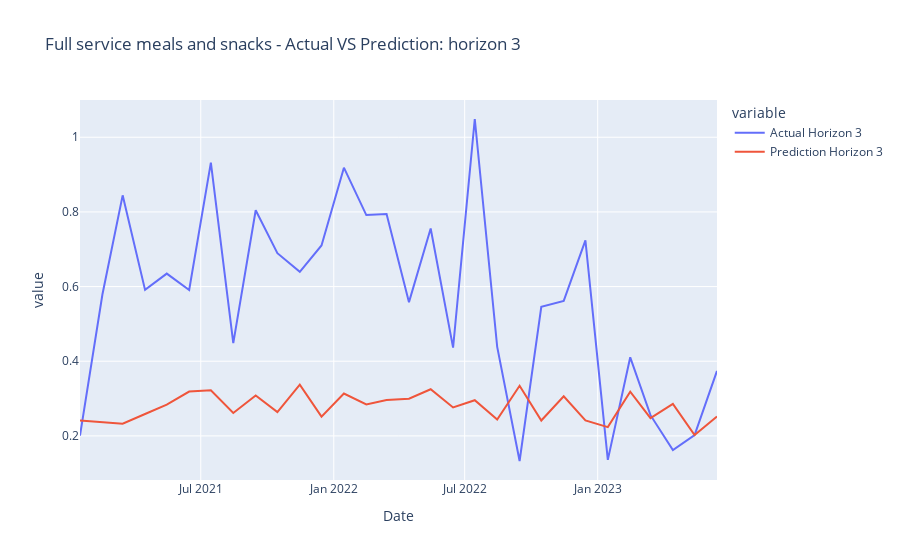
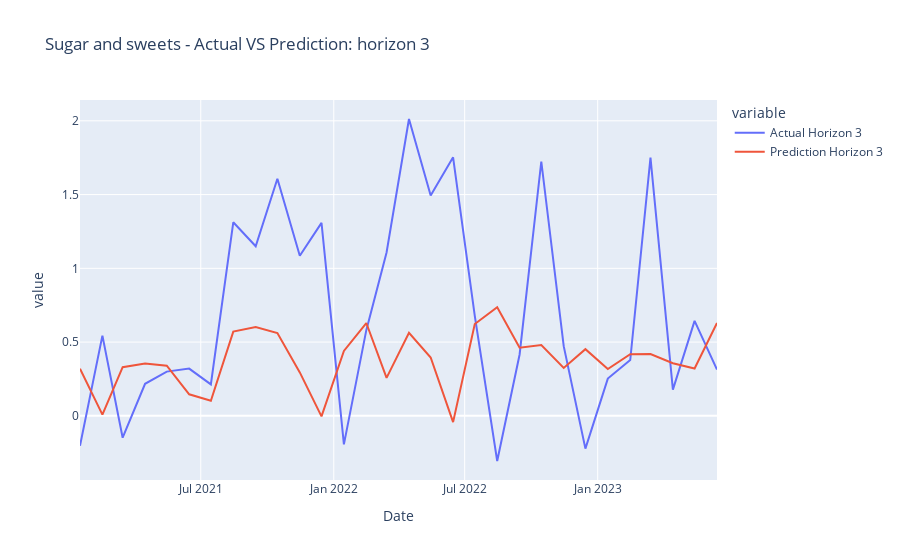
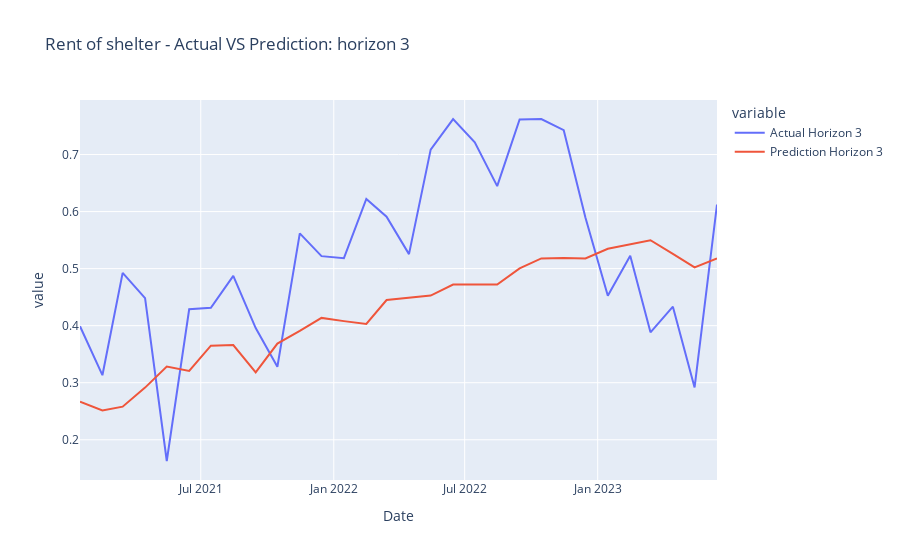
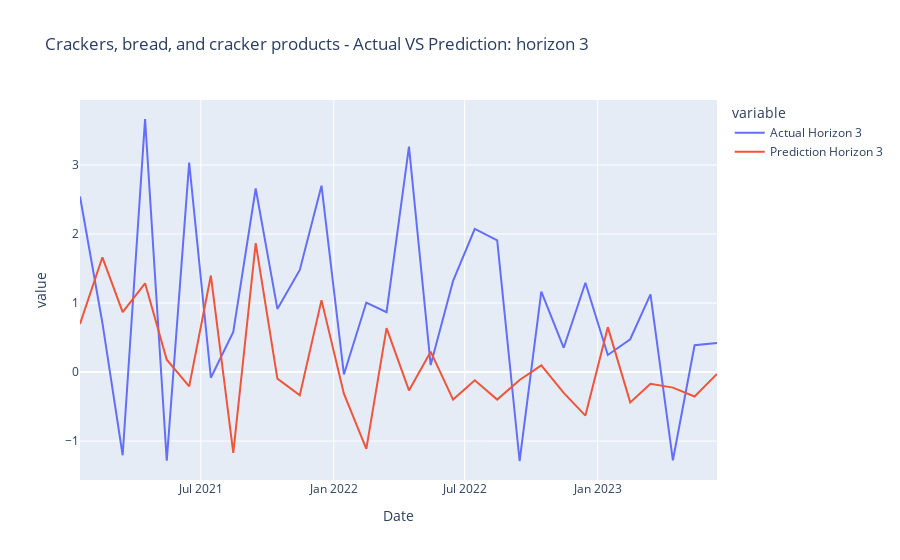

The notebook cell saved with these charts, in order:
### Code cell
#categories = list(all_data_test_dict_hor_3.keys())
plot_results_horizon(all_data_test_dict_hor_3, categories, 3)

### Figure 1 — Plotly figure (JSON) as saved in the notebook; plotly's stock layout.template omitted (floating-point values rounded to 4 significant figures)
{"data": [{"hovertemplate": "variable=Actual Horizon 3<br>Date=%{x}<br>value=%{y}<extra></extra>", "legendgroup": "Actual Horizon 3", "line": {"color": "#636efa", "dash": "solid"}, "marker": {"symbol": "circle"}, "mode": "lines", "name": "Actual Horizon 3", "orientation": "v", "showlegend": true, "type": "scatter", "x": ["2021-01-15", "2021-02-15", "2021-03-15", "2021-04-15", "2021-05-15", "2021-06-15", "2021-07-15", "2021-08-15", "2021-09-15", "2021-10-15", "2021-11-15", "2021-12-15", "2022-01-15", "2022-02-15", "2022-03-15", "2022-04-15", "2022-05-15", "2022-06-15", "2022-07-15", "2022-08-15", "2022-09-15", "2022-10-15", "2022-11-15", "2022-12-15", "2023-01-15", "2023-02-15", "2023-03-15", "2023-04-15", "2023-05-15", "2023-06-15", null, null, null], "xaxis": "x", "y": [0.2007, 0.5787, 0.8444, 0.5911, 0.6348, 0.5907, 0.9322, 0.4485, 0.8045, 0.6894, 0.6395, 0.7103, 0.9185, 0.7915, 0.7946, 0.5583, 0.7556, 0.4364, 1.049, 0.4385, 0.1327, 0.5459, 0.5616, 0.7239, 0.1357, 0.4105, 0.2555, 0.162, 0.2019, 0.374, null, null, null], "yaxis": "y"}, {"hovertemplate": "variable=Prediction Horizon 3<br>Date=%{x}<br>value=%{y}<extra></extra>", "legendgroup": "Prediction Horizon 3", "line": {"color": "#EF553B", "dash": "solid"}, "marker": {"symbol": "circle"}, "mode": "lines", "name": "Prediction Horizon 3", "orientation": "v", "showlegend": true, "type": "scatter", "x": ["2021-01-15", "2021-02-15", "2021-03-15", "2021-04-15", "2021-05-15", "2021-06-15", "2021-07-15", "2021-08-15", "2021-09-15", "2021-10-15", "2021-11-15", "2021-12-15", "2022-01-15", "2022-02-15", "2022-03-15", "2022-04-15", "2022-05-15", "2022-06-15", "2022-07-15", "2022-08-15", "2022-09-15", "2022-10-15", "2022-11-15", "2022-12-15", "2023-01-15", "2023-02-15", "2023-03-15", "2023-04-15", "2023-05-15", "2023-06-15", null, null, null], "xaxis": "x", "y": [0.2412, 0.2363, 0.2325, 0.2587, 0.2837, 0.3188, 0.3222, 0.2615, 0.3081, 0.2637, 0.3372, 0.2515, 0.3134, 0.2842, 0.2963, 0.2995, 0.3249, 0.2761, 0.2955, 0.2437, 0.3342, 0.2411, 0.306, 0.2416, 0.2235, 0.3185, 0.2477, 0.2858, 0.2024, 0.252, 0.2288, 0.2381, null], "yaxis": "y"}], "layout": {"legend": {"title": {"text": "variable"}, "tracegroupgap": 0}, "title": {"text": "Full service meals and snacks - Actual VS Prediction: horizon 3"}, "xaxis": {"anchor": "y", "domain": [0, 1], "title": {"text": "Date"}}, "yaxis": {"anchor": "x", "domain": [0, 1], "title": {"text": "value"}}}}

### Figure 2 — Plotly figure (JSON) as saved in the notebook; plotly's stock layout.template omitted (floating-point values rounded to 4 significant figures)
{"data": [{"hovertemplate": "variable=Actual Horizon 3<br>Date=%{x}<br>value=%{y}<extra></extra>", "legendgroup": "Actual Horizon 3", "line": {"color": "#636efa", "dash": "solid"}, "marker": {"symbol": "circle"}, "mode": "lines", "name": "Actual Horizon 3", "orientation": "v", "showlegend": true, "type": "scatter", "x": ["2021-01-15", "2021-02-15", "2021-03-15", "2021-04-15", "2021-05-15", "2021-06-15", "2021-07-15", "2021-08-15", "2021-09-15", "2021-10-15", "2021-11-15", "2021-12-15", "2022-01-15", "2022-02-15", "2022-03-15", "2022-04-15", "2022-05-15", "2022-06-15", "2022-07-15", "2022-08-15", "2022-09-15", "2022-10-15", "2022-11-15", "2022-12-15", "2023-01-15", "2023-02-15", "2023-03-15", "2023-04-15", "2023-05-15", "2023-06-15", null, null, null], "xaxis": "x", "y": [-0.2037, 0.5438, -0.1484, 0.217, 0.2999, 0.3202, 0.2135, 1.312, 1.15, 1.607, 1.085, 1.308, -0.1933, 0.5809, 1.107, 2.012, 1.494, 1.753, 0.6774, -0.3062, 0.416, 1.724, 0.4723, -0.2224, 0.2524, 0.3778, 1.75, 0.1773, 0.6435, 0.3137, null, null, null], "yaxis": "y"}, {"hovertemplate": "variable=Prediction Horizon 3<br>Date=%{x}<br>value=%{y}<extra></extra>", "legendgroup": "Prediction Horizon 3", "line": {"color": "#EF553B", "dash": "solid"}, "marker": {"symbol": "circle"}, "mode": "lines", "name": "Prediction Horizon 3", "orientation": "v", "showlegend": true, "type": "scatter", "x": ["2021-01-15", "2021-02-15", "2021-03-15", "2021-04-15", "2021-05-15", "2021-06-15", "2021-07-15", "2021-08-15", "2021-09-15", "2021-10-15", "2021-11-15", "2021-12-15", "2022-01-15", "2022-02-15", "2022-03-15", "2022-04-15", "2022-05-15", "2022-06-15", "2022-07-15", "2022-08-15", "2022-09-15", "2022-10-15", "2022-11-15", "2022-12-15", "2023-01-15", "2023-02-15", "2023-03-15", "2023-04-15", "2023-05-15", "2023-06-15", null, null, null], "xaxis": "x", "y": [0.3188, 0.00797, 0.33, 0.3548, 0.3396, 0.1459, 0.1022, 0.5708, 0.6027, 0.5615, 0.2945, -0.003519, 0.4396, 0.6292, 0.257, 0.5627, 0.3956, -0.04271, 0.6223, 0.7368, 0.462, 0.4806, 0.3243, 0.452, 0.3172, 0.418, 0.419, 0.3568, 0.3207, 0.63, 0.479, 0.5304, null], "yaxis": "y"}], "layout": {"legend": {"title": {"text": "variable"}, "tracegroupgap": 0}, "title": {"text": "Sugar and sweets - Actual VS Prediction: horizon 3"}, "xaxis": {"anchor": "y", "domain": [0, 1], "title": {"text": "Date"}}, "yaxis": {"anchor": "x", "domain": [0, 1], "title": {"text": "value"}}}}

### Figure 3 — Plotly figure (JSON) as saved in the notebook; plotly's stock layout.template omitted (floating-point values rounded to 4 significant figures)
{"data": [{"hovertemplate": "variable=Actual Horizon 3<br>Date=%{x}<br>value=%{y}<extra></extra>", "legendgroup": "Actual Horizon 3", "line": {"color": "#636efa", "dash": "solid"}, "marker": {"symbol": "circle"}, "mode": "lines", "name": "Actual Horizon 3", "orientation": "v", "showlegend": true, "type": "scatter", "x": ["2021-01-15", "2021-02-15", "2021-03-15", "2021-04-15", "2021-05-15", "2021-06-15", "2021-07-15", "2021-08-15", "2021-09-15", "2021-10-15", "2021-11-15", "2021-12-15", "2022-01-15", "2022-02-15", "2022-03-15", "2022-04-15", "2022-05-15", "2022-06-15", "2022-07-15", "2022-08-15", "2022-09-15", "2022-10-15", "2022-11-15", "2022-12-15", "2023-01-15", "2023-02-15", "2023-03-15", "2023-04-15", "2023-05-15", "2023-06-15", null, null, null], "xaxis": "x", "y": [0.399, 0.3132, 0.4926, 0.4482, 0.1627, 0.4287, 0.4314, 0.4873, 0.3958, 0.328, 0.5618, 0.5219, 0.5183, 0.622, 0.591, 0.5254, 0.7085, 0.7622, 0.7212, 0.6446, 0.7616, 0.7623, 0.7426, 0.5895, 0.4524, 0.5224, 0.3884, 0.4333, 0.2917, 0.6122, null, null, null], "yaxis": "y"}, {"hovertemplate": "variable=Prediction Horizon 3<br>Date=%{x}<br>value=%{y}<extra></extra>", "legendgroup": "Prediction Horizon 3", "line": {"color": "#EF553B", "dash": "solid"}, "marker": {"symbol": "circle"}, "mode": "lines", "name": "Prediction Horizon 3", "orientation": "v", "showlegend": true, "type": "scatter", "x": ["2021-01-15", "2021-02-15", "2021-03-15", "2021-04-15", "2021-05-15", "2021-06-15", "2021-07-15", "2021-08-15", "2021-09-15", "2021-10-15", "2021-11-15", "2021-12-15", "2022-01-15", "2022-02-15", "2022-03-15", "2022-04-15", "2022-05-15", "2022-06-15", "2022-07-15", "2022-08-15", "2022-09-15", "2022-10-15", "2022-11-15", "2022-12-15", "2023-01-15", "2023-02-15", "2023-03-15", "2023-04-15", "2023-05-15", "2023-06-15", null, null, null], "xaxis": "x", "y": [0.2667, 0.2512, 0.258, 0.2914, 0.3284, 0.3207, 0.3648, 0.366, 0.3181, 0.3685, 0.3908, 0.4136, 0.408, 0.403, 0.4449, 0.4483, 0.4527, 0.472, 0.4724, 0.4722, 0.5004, 0.5178, 0.5187, 0.5179, 0.5347, 0.5419, 0.5497, 0.526, 0.5021, 0.5179, 0.4982, 0.4959, null], "yaxis": "y"}], "layout": {"legend": {"title": {"text": "variable"}, "tracegroupgap": 0}, "title": {"text": "Rent of shelter - Actual VS Prediction: horizon 3"}, "xaxis": {"anchor": "y", "domain": [0, 1], "title": {"text": "Date"}}, "yaxis": {"anchor": "x", "domain": [0, 1], "title": {"text": "value"}}}}

### Figure 4 — Plotly figure (JSON) as saved in the notebook; plotly's stock layout.template omitted (floating-point values rounded to 4 significant figures)
{"data": [{"hovertemplate": "variable=Actual Horizon 3<br>Date=%{x}<br>value=%{y}<extra></extra>", "legendgroup": "Actual Horizon 3", "line": {"color": "#636efa", "dash": "solid"}, "marker": {"symbol": "circle"}, "mode": "lines", "name": "Actual Horizon 3", "orientation": "v", "showlegend": true, "type": "scatter", "x": ["2021-01-15", "2021-02-15", "2021-03-15", "2021-04-15", "2021-05-15", "2021-06-15", "2021-07-15", "2021-08-15", "2021-09-15", "2021-10-15", "2021-11-15", "2021-12-15", "2022-01-15", "2022-02-15", "2022-03-15", "2022-04-15", "2022-05-15", "2022-06-15", "2022-07-15", "2022-08-15", "2022-09-15", "2022-10-15", "2022-11-15", "2022-12-15", "2023-01-15", "2023-02-15", "2023-03-15", "2023-04-15", "2023-05-15", "2023-06-15", null, null, null], "xaxis": "x", "y": [2.543, 0.7109, -1.206, 3.666, -1.284, 3.035, -0.08242, 0.58, 2.659, 0.914, 1.479, 2.7, -0.03563, 1.007, 0.8666, 3.265, 0.101, 1.322, 2.075, 1.907, -1.289, 1.165, 0.3513, 1.293, 0.2473, 0.4751, 1.126, -1.279, 0.3879, 0.4208, null, null, null], "yaxis": "y"}, {"hovertemplate": "variable=Prediction Horizon 3<br>Date=%{x}<br>value=%{y}<extra></extra>", "legendgroup": "Prediction Horizon 3", "line": {"color": "#EF553B", "dash": "solid"}, "marker": {"symbol": "circle"}, "mode": "lines", "name": "Prediction Horizon 3", "orientation": "v", "showlegend": true, "type": "scatter", "x": ["2021-01-15", "2021-02-15", "2021-03-15", "2021-04-15", "2021-05-15", "2021-06-15", "2021-07-15", "2021-08-15", "2021-09-15", "2021-10-15", "2021-11-15", "2021-12-15", "2022-01-15", "2022-02-15", "2022-03-15", "2022-04-15", "2022-05-15", "2022-06-15", "2022-07-15", "2022-08-15", "2022-09-15", "2022-10-15", "2022-11-15", "2022-12-15", "2023-01-15", "2023-02-15", "2023-03-15", "2023-04-15", "2023-05-15", "2023-06-15", null, null, null], "xaxis": "x", "y": [0.6973, 1.662, 0.8687, 1.285, 0.1783, -0.2087, 1.398, -1.172, 1.869, -0.09522, -0.3355, 1.042, -0.3145, -1.114, 0.6372, -0.2671, 0.2948, -0.3987, -0.1199, -0.3998, -0.1146, 0.09618, -0.3023, -0.6314, 0.6502, -0.44, -0.1693, -0.2256, -0.3541, -0.02763, -0.2765, 1.037, null], "yaxis": "y"}], "layout": {"legend": {"title": {"text": "variable"}, "tracegroupgap": 0}, "title": {"text": "Crackers, bread, and cracker products - Actual VS Prediction: horizon 3"}, "xaxis": {"anchor": "y", "domain": [0, 1], "title": {"text": "Date"}}, "yaxis": {"anchor": "x", "domain": [0, 1], "title": {"text": "value"}}}}
